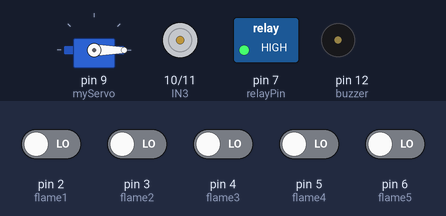
This sketch was run on a simulated Arduino Uno, built with avr-gcc and run on an emulated ATmega328P. Parts: servo, motor-driver pin pairs drawn as motors (green arrow = first pin HIGH = forward, orange = second pin HIGH = backward, longer = more drive, scaled by the enable pin), switched loads named in the sketch (green lamp = pin HIGH), buzzer (waves = sounding, pin HIGH). Inputs (shaded band) come from the test bench; at power-on: pin 2 (flame1), pin 3 (flame2), pin 4 (flame3), pin 5 (flame4), pin 6 (flame5) LOW.

Above: at 1.2 s.
1.3 s: pin 2 (flame1) driven HIGH
At 3.24 s:
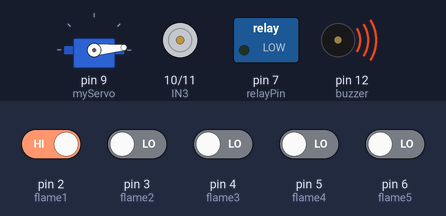
4.3 s: pin 2 (flame1) driven LOW
At 5.3 s:
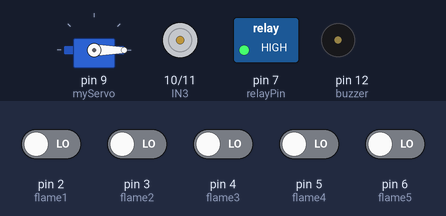
5.9 s: pin 3 (flame2) driven HIGH
At 6.04 s:
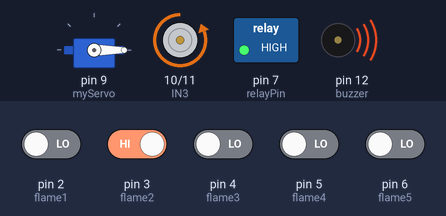
8.9 s: pin 3 (flame2) driven LOW
At 9.9 s:
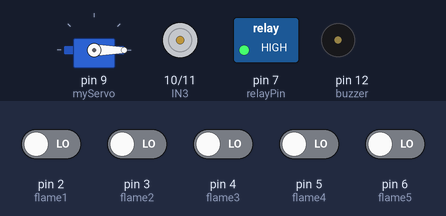
10.5 s: pin 4 (flame3) driven HIGH
At 13.11 s:
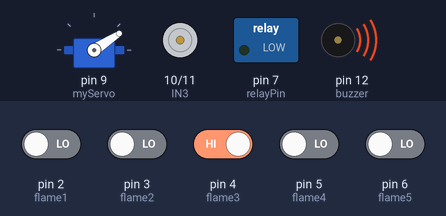
Timing chart, 0 to 14.5 s (numbered marks = the images above; inputs shaded):
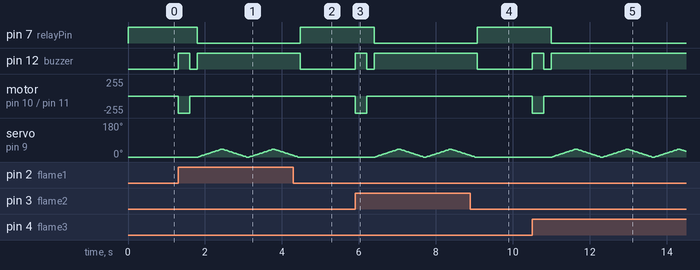

The sketch:

fire_fighting_robo_code.ino
```cpp
#include <Servo.h>

Servo myServo;

// Motor B pins
#define IN3 10
#define IN4 11
#define ENB 8

int relayPin = 7;
int buzzer = 12;

int flame1 = 2;
int flame2 = 3;
int flame3 = 4;
int flame4 = 5;
int flame5 = 6;

bool approachDone = false; // ensures motor forward + beep runs only once per fire event

void setup() {
  myServo.attach(9);

  pinMode(IN3, OUTPUT);
  pinMode(IN4, OUTPUT);
  pinMode(ENB, OUTPUT);

  pinMode(relayPin, OUTPUT);
  pinMode(buzzer, OUTPUT);

  pinMode(flame1, INPUT);
  pinMode(flame2, INPUT);
  pinMode(flame3, INPUT);
  pinMode(flame4, INPUT);
  pinMode(flame5, INPUT);

  digitalWrite(relayPin, HIGH); // Pump OFF
  digitalWrite(buzzer, LOW);

  // Motor stopped initially
  digitalWrite(IN3, LOW);
  digitalWrite(IN4, LOW);
  analogWrite(ENB, 0);

  myServo.write(0); // initial position
}

void loop() {

  bool fireDetected =
      digitalRead(flame1) == HIGH ||
      digitalRead(flame2) == HIGH ||
      digitalRead(flame3) == HIGH ||
      digitalRead(flame4) == HIGH ||
      digitalRead(flame5) == HIGH;

  if (fireDetected) {

    // --- PHASE 1: Approach + Beep (runs only once when fire is first detected) ---
    if (!approachDone) {

      // Move forward for 1.5 seconds while beeping continuously
      digitalWrite(IN3, LOW);
      digitalWrite(IN4, HIGH);
      analogWrite(ENB, 150);

      unsigned long startTime = millis();
      while (millis() - startTime < 300) {
        digitalWrite(buzzer, HIGH);  // continuous beep during approach
      }

      // Stop motor
      digitalWrite(IN3, LOW);
      digitalWrite(IN4, LOW);
      analogWrite(ENB, 0);

      digitalWrite(buzzer, LOW);    // brief pause after approach
      delay(200);

      approachDone = true;
    }

    // --- PHASE 2: Pump ON + Servo sweep (runs continuously until fire out) ---
    digitalWrite(relayPin, LOW);  // Pump ON
    digitalWrite(buzzer, HIGH);   // Buzzer ON (continuous while fire active)

    // Sweep 0 → 40
    for (int angle = 0; angle <= 40; angle++) {
      myServo.write(angle);
      delay(15);
    }

    delay(50);

    // Sweep 40 → 0
    for (int angle = 40; angle >= 0; angle--) {
      myServo.write(angle);
      delay(15);
    }

    delay(50);

  } else {

    // --- Fire extinguished: reset everything ---
    digitalWrite(relayPin, HIGH); // Pump OFF
    digitalWrite(buzzer, LOW);    // Buzzer OFF

    // Motor stopped
    digitalWrite(IN3, LOW);
    digitalWrite(IN4, LOW);
    analogWrite(ENB, 0);

    myServo.write(0);             // Servo reset
    approachDone = false;         // Reset flag for next fire event
  }
}
```

Measured:
- after the input at 4.3 s, pin 7 (relayPin): LOW → HIGH after 0.17 s; pin 12 (buzzer): HIGH → LOW after 0.17 s; servo on pin 9 (myServo): goes on until 4.4 s, then stays 0°
- after the input at 8.9 s, pin 7 (relayPin): LOW → HIGH after 0.17 s; pin 12 (buzzer): HIGH → LOW after 0.17 s; servo on pin 9 (myServo): goes on until 9.0 s, then stays 0°
